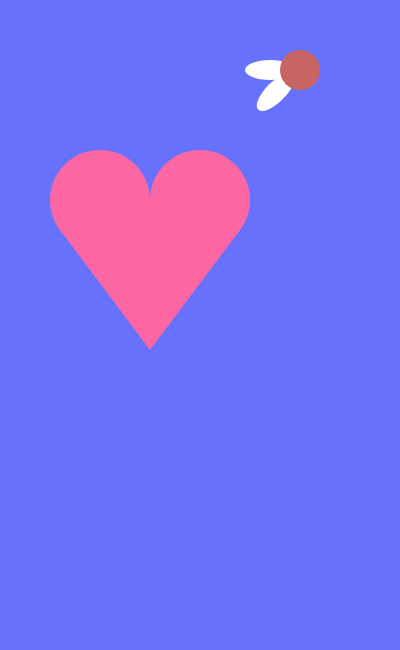
Frame 1 (no input)
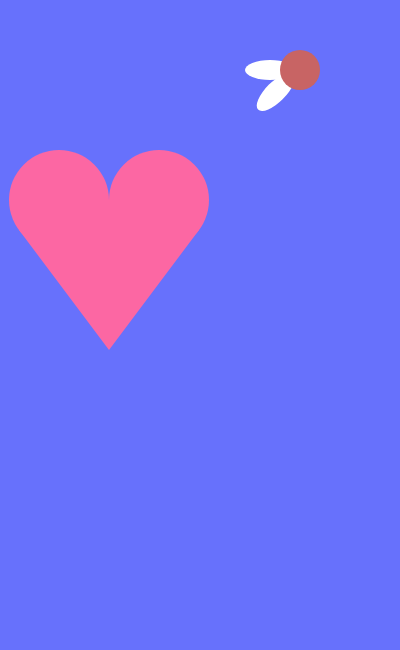
Frame 60 (no input)
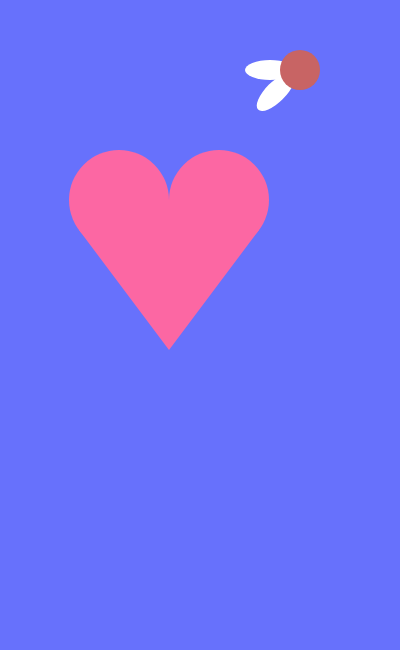
Frame 120 (the mouse pressed at the canvas centre since frame 60)

The p5.js sketch that drew these frames (run headless with seeded random() and noise() and a simulated clock; from frame 60 on, the mouse is pressed at the canvas centre):

// p5.js sketch
// ── sketch.js
x = 100;

function setup() {
  createCanvas(400, 650);
}

function draw() {
  background(103, 113, 252);
  // ^ backround with rbg

  // v fills all of the shapes w/ a color
  fill(252, 103, 163);
  noStroke();
  // ^ removes stroke around shapes

  circle(x, 200, 100);
  circle(x+100, 200, 100);
  triangle(x-40, 230, x+50, 350, x+140, 230);
  rect(x+30, 200, 50, 50);
  // ^ shapes that make up the heart
  x = frameCount;

  
  // v flower, ignore for now
  push();
  rotate(QUARTER_PI);
  fill(300, 300, 300);
  ellipse(260, -130, 20, 50);
  pop();

  push();
  rotate(HALF_PI);
  fill(300, 300, 300);
  ellipse(70, -270, 20, 50);
  pop();

  push();
  rotate(PI);
  fill(100, 100, 200);
  ellipse(90, 90, 20, 50);
  pop();

  fill(100, 100, 200);
  ellipse(260, -140, 20, 50);

  fill(200, 100, 100);
  circle(300, 70, 40);
}
